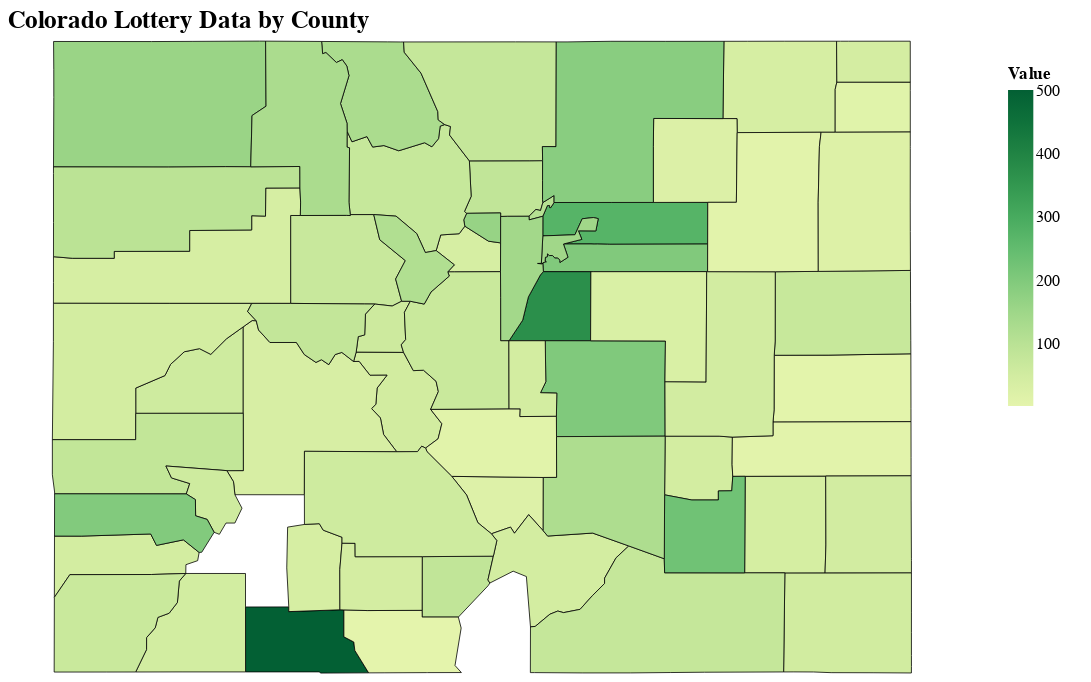

Source (Vega-Lite JSON):
### Vega-Lite specification from a JSON file in a GitHub repository (floating-point values rounded to 4 significant figures; data arrays with more than 128 entries replaced by an {"elided": "..."} marker saying what was removed)
{"config": {"view": {"continuousWidth": 400, "continuousHeight": 300, "strokeWidth": 0}, "axis": {"grid": false}, "legend": {"padding": 15}, "title": {"anchor": "start", "fontSize": 16}}, "data": {"name": "data-fdd509fb5ee446dccf5cd16ffcd205b7"}, "mark": {"type": "geoshape", "stroke": "black", "strokeWidth": 0.5}, "encoding": {"color": {"type": "quantitative", "field": "value", "legend": {"title": "Value"}, "scale": {"scheme": "yellowgreen"}}, "tooltip": [{"type": "nominal", "field": "name", "title": "County Name"}, {"type": "quantitative", "field": "value", "title": "Value"}]}, "height": 400, "projection": {"type": "mercator"}, "selection": {"selector001": {"type": "single", "fields": ["variable"], "bind": {"input": "select", "options": ["adjusted_winners", "adjusted_winnings", "total_winnings", "Population_y", "median_income", "Pct_Unemployed", "Pct_Family_Poverty"], "labels": ["Adjusted Winners", "Winnings per Person", "Total Winnings", "Population", "Median Income", "Unemployment (%)", "Family Poverty (%)"], "name": "Statistic: "}, "init": {"variable": "adjusted_winners"}}}, "title": "Colorado Lottery Data by County", "transform": [{"filter": {"selection": "selector001"}}], "width": 600, "$schema": "https://vega.github.io/schema/vega-lite/v4.8.1.json", "datasets": {"data-fdd509fb5ee446dccf5cd16ffcd205b7": {"elided": "427 records"}}}
